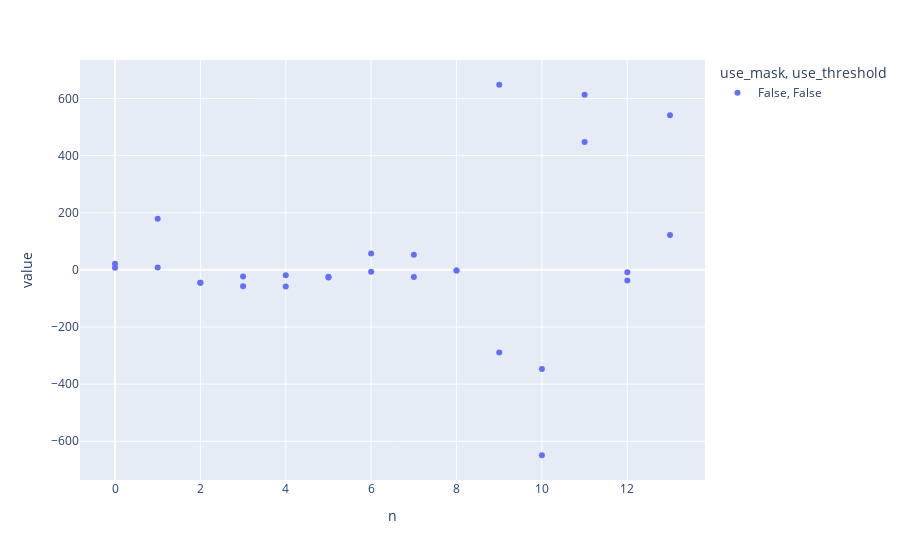

This figure's notebook cell:
### Code cell
px.scatter(df_m_t, "n", ["err1_x", "err1_y"], color="use_mask", symbol="use_threshold")

### Figure 1 — Plotly figure (JSON) as saved in the notebook; plotly's stock layout.template omitted (floating-point values rounded to 4 significant figures)
{"data": [{"hovertemplate": "use_mask=False<br>use_threshold=False<br>n=%{x}<br>value=%{y}<extra></extra>", "legendgroup": "False, False", "marker": {"color": "#636efa", "symbol": "circle"}, "mode": "markers", "name": "False, False", "orientation": "v", "showlegend": true, "type": "scatter", "x": [0, 1, 2, 3, 4, 5, 6, 7, 8, 9, 10, 11, 12, 13, 0, 1, 2, 3, 4, 5, 6, 7, 8, 9, 10, 11, 12, 13], "xaxis": "x", "y": [7, 179, -45, -23, -19, -27, 57, 53, -2, -289, -347, 448, -37, 122, 21, 8, -45, -57, -58, -24, -7, -25, -2, 648, -649, 613, -8, 541], "yaxis": "y"}], "layout": {"legend": {"title": {"text": "use_mask, use_threshold"}, "tracegroupgap": 0}, "margin": {"t": 60}, "xaxis": {"anchor": "y", "domain": [0, 1], "title": {"text": "n"}}, "yaxis": {"anchor": "x", "domain": [0, 1], "title": {"text": "value"}}}}
